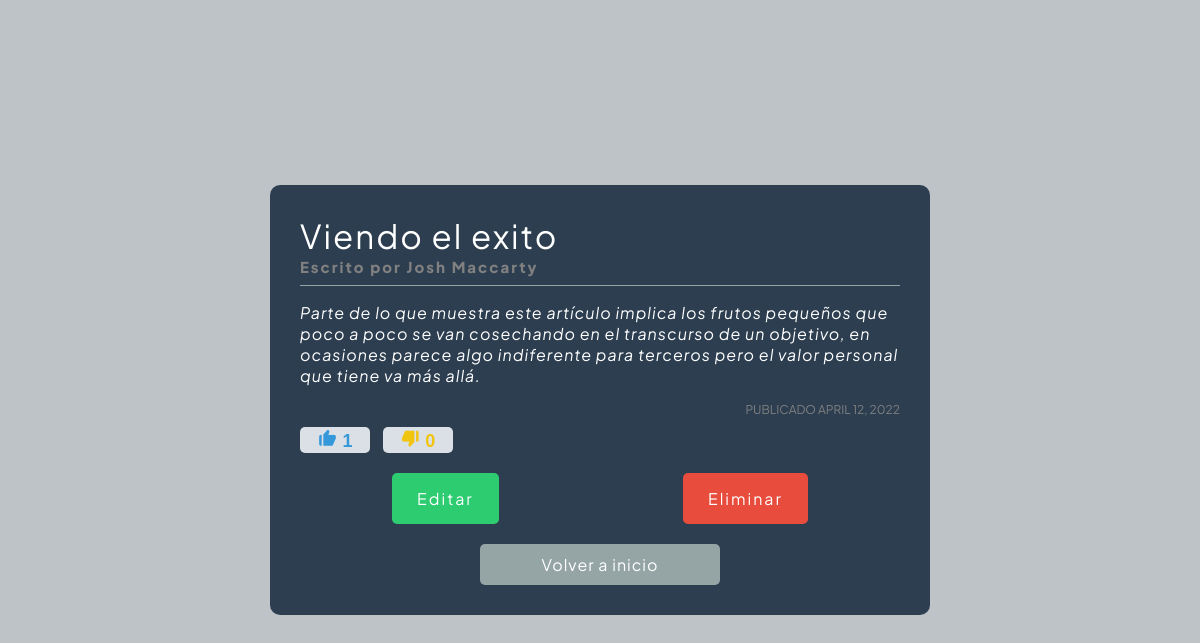
/spa/12/, run on the app's committed database.
### spa/models.py (models this page shows, shortened)
class Content(models.Model):
  title = models.CharField(max_length=100)
  content = models.TextField(max_length=1000)
  author=models.CharField(max_length=30)
  date = models.DateField(auto_now_add=True)
  positive_votes=models.IntegerField(default=0)
  negative_votes=models.IntegerField(default=0)

### spa/views.py (the view)
# urls.py: path("<int:element_id>/", views.detail,name="detail"),
def detail(request, element_id):
  publication = get_object_or_404(Content, pk=element_id)
  if request.method=='POST':
    if 'like' in request.POST:
      publication.positive_votes +=1
    if 'dislike' in request.POST:
      publication.negative_votes +=1
  publication.save()
  return render(request, 'spa/detail.html',{
    "publication": publication,
  })

### spa/templates/spa/detail.html (shortened to what this page needs)
{% load static %}
<!DOCTYPE html>
<html lang="en">
<head>
  <link href='https://unpkg.com/boxicons@2.1.2/css/boxicons.min.css' rel='stylesheet'>
  <link rel="stylesheet" href="{% static 'spa/base.css' %}">
  <link rel="stylesheet" href="{% static 'spa/details.css' %}">
</head>
<body>
  <section>
    <div class="content">
      <div class="content-title">
        <h1 class="title">{{publication.title}}</h1>
      <span class="author">Escrito por {{publication.author}}</span>
      </div>
      <div class="content-text">
        <p>{{publication.content}}</p>
      </div>
      <div class="content-date">
        <span class="date">
          Publicado {{publication.date}}
        </span>
      </div>
     <div class="content-form">
      <form class="content-votes" method="post">
        <button
          class="like"
          type="submit"
          name="like">
          <i class='bx bxs-like'></i> {{publication.positive_votes}}
        </button>
        <button
          class="dislike"
          type="submit"
          name="dislike">
          <i class='bx bxs-dislike' ></i> {{publication.negative_votes}}
        </button>
      </form>
     </div>
      <div class="content-buttons">
        <a class="edit" href="{% url 'spa:edit' publication.id %}">
          Editar
        </a>
        <a class="delete" href="{% url 'spa:deleted' publication.id %}">
          Eliminar
        </a>
      </div>
      <div class="content-exit">
        <a class="back-button" href="{% url 'spa:content' %}">Volver a inicio</a>
      </div>
    </div>
  </section>
</body>
</html>

### spa/static/spa/base.css (style rules this page uses)
body { padding:0; margin: 0; font-family: 'Plus Jakarta Sans', sans-serif; }

### spa/static/spa/details.css (style rules this page uses)
body { background-color: #BDC3C7; }
section { display: flex; justify-content: center; align-items: center; width: 100%; height: 100vh; }
.content { display: flex; align-items: flex-start; justify-content: flex-start; flex-direction: column; background-color: #2C3E50; border-radius: 10px; width: 600px; padding: 30px; }
.content-title { width: 100%; border-bottom: 1px solid #95a5a6; padding-bottom: 8px; }
.content-title h1 { font-size: 33px; font-weight: 400; letter-spacing: 2px; margin: 0; color: white; }
.content-title span { font-size: 15px; color: gray; letter-spacing: 2px; font-weight: 800; }
.content-text p { font-style: italic; font-size: 16px; font-weight: 400; letter-spacing: 1px; color: white; }
.content-date { display: flex; align-items: center; justify-content: flex-end; text-align: right; width: 100%; }
.content-date span { font-size: 12px; color: gray; text-transform: uppercase; }
.content-form .content-votes button { border: none; font-size: 18px; cursor: pointer; margin: 10px 10px 10px 0; background-color: #dae0e5; border-radius: 5px; width: 70px; font-weight: 800; margin-bottom: 20px; }
.content-votes button i { font-size: 20px; }
.content-votes .like { color: #3498db; margin-right: 20px; }
.content-votes .dislike { color: #f1c40f; }
.content-buttons { display: flex; align-items: center; justify-content: space-around; width: 100%; }
.content-buttons a { font-size: 16px; text-decoration: none; letter-spacing: 2px; background-color: grey; padding: 15px 25px; border-radius: 5px; }
.content-buttons .edit { background-color: #2ecc71; color: white; }
.content-buttons .delete { background-color: #e74c3c; color: white; }
.content-exit { display: flex; width: 100%; justify-content: center; align-items: center; }
.content-exit .back-button { text-decoration: none; text-align: center; padding: 10px 20px; border-radius: 5px; background-color: #95a5a6; color: white; letter-spacing: 1px; width: 200px; margin: 20px 45px 0px 45px; }

### data on the page
Content: title "Viendo el exito", author "Josh Maccarty", content "Parte de lo que muestra este artículo implica los frutos pequeños que poco a poco se van cosechando en el transcurso de un objetivo, en ocasiones parece algo indiferente para terceros pero el valor personal que tiene va más allá.", date "APRIL 12, 2022", positive_votes "1", negative_votes "0"
